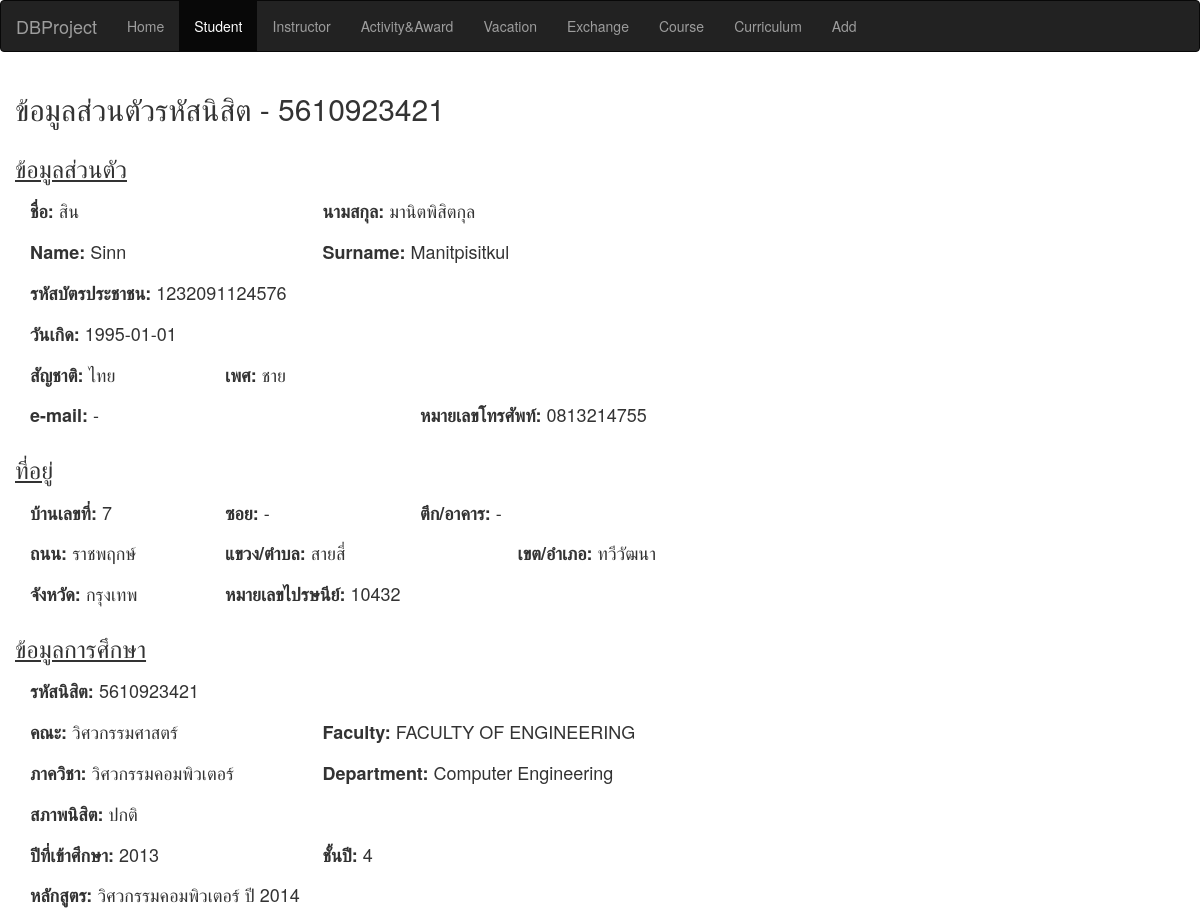
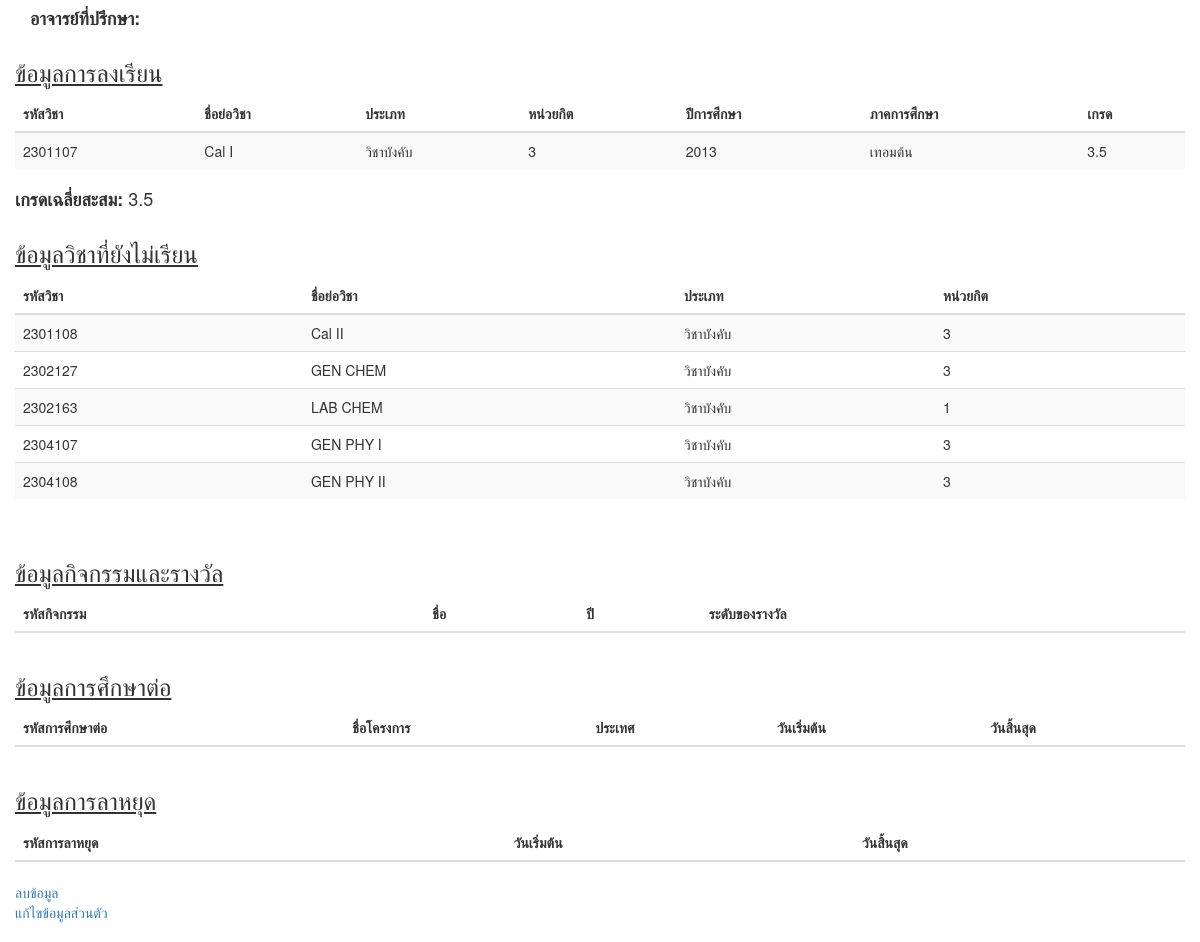
Page /student.php?sid=5610923421 on the committed database (2 pictures, top to bottom).
### tables this page shows
CREATE TABLE `study_in` (
  `cur_id` varchar(10) NOT NULL,
  `sid` varchar(10) NOT NULL,
  PRIMARY KEY (`cur_id`,`sid`),
  KEY `fk2_idx` (`sid`),
  CONSTRAINT `fk1` FOREIGN KEY (`cur_id`) REFERENCES `curriculum` (`cur_id`) ON DELETE NO ACTION ON UPDATE NO ACTION,
  CONSTRAINT `fk2` FOREIGN KEY (`sid`) REFERENCES `student` (`sid`) ON DELETE NO ACTION ON UPDATE NO ACTION
);

CREATE TABLE `curriculum` (
  `cur_id` varchar(10) NOT NULL,
  `cur_name` varchar(45) NOT NULL,
  `year` int(11) NOT NULL,
  `degree` varchar(45) NOT NULL,
  PRIMARY KEY (`cur_id`)
);

CREATE TABLE `take` (
  `year` int(11) NOT NULL,
  `semester` varchar(30) NOT NULL,
  `grade` float NOT NULL,
  `sid` varchar(10) NOT NULL,
  `national_id` varchar(13) NOT NULL,
  `sec_num` int(11) NOT NULL,
  `cid` varchar(10) NOT NULL,
  PRIMARY KEY (`sid`,`national_id`,`sec_num`,`cid`,`year`,`semester`),
  KEY `take_ibfk_2` (`sec_num`,`cid`),
  CONSTRAINT `take_ibfk_1` FOREIGN KEY (`sid`, `national_id`) REFERENCES `student` (`sid`, `national_id`) ON DELETE CASCADE ON UPDATE CASCADE,
  CONSTRAINT `take_ibfk_2` FOREIGN KEY (`sec_num`, `cid`) REFERENCES `section` (`sec_num`, `cid`) ON DELETE CASCADE ON UPDATE CASCADE
);

CREATE TABLE `course` (
  `cid` varchar(10) NOT NULL,
  `credit` int(11) NOT NULL,
  `c_sname` varchar(30) NOT NULL,
  `type` varchar(20) NOT NULL,
  `c_detail` varchar(360) DEFAULT NULL,
  PRIMARY KEY (`cid`),
  UNIQUE KEY `c_sname_UNIQUE` (`c_sname`)
);

### student.php (the view, shortened to what this page needs)
<?php
include('connect.php');
?>
<!DOCTYPE html>
<html lang="en">
<head>
  <link rel="stylesheet" href="https://maxcdn.bootstrapcdn.com/bootstrap/3.3.7/css/bootstrap.min.css">
</head>
<body>
<?php
$sid = $_GET["sid"];
$query = "SELECT *,year(curdate())-year_enrolled as 'years' FROM student NATURAL JOIN person NATURAL JOIN stay_in NATURAL JOIN department NATURAL JOIN part_of NATURAL JOIN faculty NATURAL JOIN live_in NATURAL JOIN address NATURAL JOIN departmentengname NATURAL JOIN facultyengname WHERE sid =".'"'.$sid.'"';
$result = $conn->query($query);
$house_num = $subdistrict = $district = $province = $national_id = $status = $year_enrolled = $behaviour_score = $firstname_th = $surname_th = $nationality = $gender = $firstname_en = $surname_en = $phone_num = $e_mail = $date_of_birth = $dname_th = $fname_th = $building = $road = $alley = $postal_code = $dname_eng = $fname_eng = $year = $GPAX = $cur_name =$year = "";
if ($result->num_rows > 0) {
    while($row = $result->fetch_assoc()) {
        $house_num = $row['house_num'];
        $subdistrict = $row['subdistrict'];
        $district = $row['district'];
        $province = $row['province'];
        $national_id = $row['national_id'];
        $status = $row['status'];
        $year_enrolled = $row['year_enrolled'];
        $firstname_th = $row['firstname_th'];
        $surname_th = $row['surname_th'];
        $nationality = $row['nationality'];
        $gender = $row['gender'];
        $firstname_en = $row['firstname_en'];
        $surname_en = $row['surname_en'];
        $phone_num = $row['phone_num'];
        $e_mail = $row['e_mail'];
        $date_of_birth = $row['date_of_birth'];
        $dname_th = $row['dname_th'];
        $fname_th = $row['fname_th'];
        $building = $row['building'];
        $road = $row['road'];
        $alley = $row['alley'];
        $postal_code = $row['postal_code'];
        $dname_eng = $row['dname_eng'];
        $fname_eng = $row['fname_eng'];
        $years = $row['years'];
    }
} else {
    echo "0 results";
}
$query = "SELECT * FROM study_in NATURAL JOIN curriculum WHERE sid =".'"'.$sid.'"';
$result = $conn->query($query);
if ($result->num_rows > 0) {
    while($row = $result->fetch_assoc()) {
$cur_name = $row['cur_name'];
        $year = $row['year'];
    }
}
?>
<nav class="navbar navbar-inverse">
  <div class="container-fluid">
    <div class="navbar-header">
      <a class="navbar-brand" href="#">DBProject</a>
    </div>
    <ul class="nav navbar-nav">
     <li><a href="home.php">Home</a></li>
      <li class="active"><a href="searchStudent.html">Student</a></li>
      <li><a href="searchInstructor.html">Instructor</a></li>
      <li><a href="searchActivity.html">Activity&Award</a></li>
       <li><a href="searchVacation.html">Vacation</a></li>
        <li><a href="searchExchange.html">Exchange</a></li>
       <li><a href="searchCourse.html">Course</a></li>
       <li><a href="searchCurriculum.html">Curriculum</a></li>
       <li><a href="addStudent.html">Add</a></li>
    </ul>
  </div>
</nav>
<div class = "container">
<div class="row">
<?php
echo"<h2>ข้อมูลส่วนตัวรหัสนิสิต -"." $sid</h2>";
?>
</div>
<div class="row">
<h3><u>ข้อมูลส่วนตัว</u></h3>
</div>
<div class = "row">
<div class = "col-md-3">
<?php
echo"<h4><b>ชื่อ:</b> "."$firstname_th<h4>";
?>
</div>
<div class = "col-md-3">
<?php
echo"<h4><b>นามสกุล:</b> "."$surname_th<h4>";
?>
</div>
</div>
<div class = "row">
<div class = "col-md-3">
<?php
echo"<h4><b>Name:</b> "."$firstname_en<h4>";
?>
</div>
<div class = "col-md-3">
<?php
echo"<h4><b>Surname:</b> "."$surname_en<h4>";
?>
</div>
</div>
<div class = "row">
<div class = "col-md-6">
<?php
echo"<h4><b>รหัสบัตรประชาชน:</b> "."$national_id<h4>";
?>
</div>
</div>
<div class = "row">
<div class = "col-md-6">
<?php
echo"<h4><b>วันเกิด:</b> "."$date_of_birth<h4>";
?>
</div>
</div>
<div class = "row">
<div class = "col-md-2">
<?php
echo"<h4><b>สัญชาติ:</b> "."$nationality<h4>";
?>
</div>
<div class = "col-md-2">
<?php
echo"<h4><b>เพศ:</b> "."$gender<h4>";
?>
</div>
</div>
<div class = "row">
<div class = "col-md-4">
<?php
echo"<h4><b>e-mail:</b> "."$e_mail<h4>";
?>
</div>
<div class = "col-md-3">
<?php
echo"<h4><b>หมายเลขโทรศัพท์:</b> "."$phone_num<h4>";
?>
</div>
</div>
<div class="row">
<h3><u>ที่อยู่</u></h3>
</div>
<div class = "row">
<div class = "col-md-2">
<?php
echo"<h4><b>บ้านเลขที่:</b> "."$house_num<h4>";
?>
</div>
<div class = "col-md-2">
<?php
echo"<h4><b>ซอย:</b> "."$alley<h4>";
?>
</div>
<div class = "col-md-2">
<?php
echo"<h4><b>ตึก/อาคาร:</b> "."$building<h4>";
?>
</div>
</div>
<div class = "row">
<div class = "col-md-2">
<?php
echo"<h4><b>ถนน:</b> "."$road<h4>";
?>
</div>
<div class = "col-md-3">
<?php
echo"<h4><b>แขวง/ตำบล:</b> "."$subdistrict<h4>";
?>
</div>
<div class = "col-md-3">
<?php
echo"<h4><b>เขต/อำเภอ:</b> "."$district<h4>";
?>
</div>
</div>
<div class = "row">
<div class = "col-md-2">
<?php
echo"<h4><b>จังหวัด:</b> "."$province<h4>";
?>
</div>
<div class = "col-md-3">
<?php
echo"<h4><b>หมายเลขไปรษนีย์:</b> "."$postal_code<h4>";
?>
</div>
</div>
<div class="row">
<h3><u>ข้อมูลการศึกษา</u></h3>
</div>
<div class = "row">
<div class = "col-md-4">
<?php
echo"<h4><b>รหัสนิสิต:</b> "."$sid<h4>";
?>
</div>
</div>
<div class = "row">
<div class = "col-md-3">
<?php
echo"<h4><b>คณะ:</b> "."$fname_th<h4>";
?>
</div>
<div class = "col-md-6">
<?php
echo"<h4><b>Faculty:</b> "."$fname_eng<h4>";
?>
</div>
</div>
<div class = "row">
<div class = "col-md-3">
<?php
echo"<h4><b>ภาควิชา:</b> "."$dname_th<h4>";
?>
</div>
<div class = "col-md-6">
<?php
echo"<h4><b>Department:</b> "."$dname_eng<h4>";
?>
</div>
</div>
<div class = "row">
<div class = "col-md-3">
<?php
echo"<h4><b>สภาพนิสิต:</b> "."$status<h4>";
?>
</div>
</div>
<div class = "row">
<div class = "col-md-3">
<?php
echo"<h4><b>ปีที่เข้าศึกษา:</b> "."$year_enrolled<h4>";
?>
</div>
<div class = "col-md-3">
<?php
if($status == "ปกติ"){
echo"<h4><b>ชั้นปี:</b> "."$years<h4>";
}
?>
</div>
</div>
<div class = "row">
<div class = "col-md-6">
<?php
echo"<h4><b>หลักสูตร:</b> "."$cur_name ปี "."$year </h4>";
?>
</div>
</div>
<?php
$tfirstname = "";
$tsurname = "";
?>
<div class = "row">
<div class = "col-md-5">
<?php
echo"<h4><b>อาจารย์ที่ปรึกษา:</b> "."$tfirstname  "."$tsurname </h4>";
?>
</div>
</div>
<div class="row">
<h3><u>ข้อมูลการลงเรียน</u></h3>
</div>
<div class="row">
<table class="table table-striped">
    <thead>
      <tr>
        <th>รหัสวิชา</th>
        <th>ชื่อย่อวิชา</th>
        <th>ประเภท</th>
        <th>หน่วยกิต</th>
        <th>ปีการศึกษา</th>
        <th>ภาคการศึกษา</th>
        <th>เกรด</th>
      </tr>
    </thead>
<tbody>
<?php
$grade_avg = 0.00;
$credit = 0;
$query = "SELECT year,semester,grade,cid,c_sname,type,credit FROM student NATURAL JOIN take NATURAL JOIN course WHERE sid =".'"'.$sid.'"';
$result = $conn->query($query);
if ($result->num_rows > 0) {
    while($row = $result->fetch_assoc()) {
     echo"<tr>";
       echo"<td>" . $row['cid'] . "</td>";
       echo"<td>" . $row['c_sname'] . "</td>";
       echo"<td>" . $row['type'] . "</td>";
       echo"<td>" . $row['credit'] . "</td>";
       $credit = $credit + $row['credit'];
       echo"<td>" . $row['year'] . "</td>";
       echo"<td>" . $row['semester'] . "</td>";
       echo"<td>" . $row['grade'] . "</td>";
       $grade_avg = $grade_avg + $row['credit']*$row['grade'];
    }
}
?>
</tbody>
</table>
<?php
if($credit != 0){
$grade_avg = $grade_avg/$credit;
echo("<h4><b>เกรดเฉลี่ยสะสม:</b> "."$grade_avg </h4>");}
?>
</div>
<div class="row">
<h3><u>ข้อมูลวิชาที่ยังไม่เรียน</u></h3>
</div>
<div class="row">
<table class="table table-striped">
    <thead>
      <tr>
        <th>รหัสวิชา</th>
        <th>ชื่อย่อวิชา</th>
        <th>ประเภท</th>
        <th>หน่วยกิต</th>
      </tr>
    </thead>
<tbody>
<?php
$query = "Select cid,c_sname,type,credit
from (SELECT cid from study_in natural join curriculum natural join consist_of where sid = ".'"'."$sid".'"'.") as table1 NATURAL JOIN course
where cid not in (SELECT cid from student NATURAL JOIN take NATURAL JOIN course WHERE sid = ".'"'."$sid".'"'." AND grade != 0)";
$result = $conn->query($query);
if ($result->num_rows > 0){
 while($row = $result->fetch_assoc()) {
      echo"<tr>";
       echo"<td>" . $row['cid'] . "</td>";
       echo"<td>" . $row['c_sname'] . "</td>";
       echo"<td>" . $row['type'] . "</td>";
       echo"<td>" . $row['credit'] . "</td>";
 }
}
?>
</tbody>
</table>
</div>
<br/>
<div class="row">
<h3><u>ข้อมูลกิจกรรมและรางวัล</u></h3>
</div>
<div class="row">
<table class="table table-striped">
    <thead>
      <tr>
        <th>รหัสกิจกรรม</th>
        <th>ชื่อ</th>
        <th>ปี</th>
        <th>ระดับของรางวัล</th>
      </tr>
    </thead>
</table>
</div>
<div class="row">
<h3><u>ข้อมูลการศึกษาต่อ</u></h3>
</div>
<div class="row">
<table class="table table-striped">
    <thead>
      <tr>
        <th>รหัสการศึกษาต่อ</th>
        <th>ชื่อโครงการ</th>
        <th>ประเทศ</th>
        <th>วันเริ่มต้น</th>
        <th>วันสิ้นสุด</th>
      </tr>
    </thead>
</table>
</div>
<div class="row">
<h3><u>ข้อมูลการลาหยุด</u></h3>
</div>
<div class="row">
<table class="table table-striped">
    <thead>
      <tr>
        <th>รหัสการลาหยุด</th>
        <th>วันเริ่มต้น</th>
        <th>วันสิ้นสุด</th>
      </tr>
    </thead>
</table>
</div>
<div class = "row">
<?php
echo("<a href=studentDelete.php?sid=".$sid.">ลบข้อมูล</a>");
?>
</div>
<div class = "row">
<?php
echo("<a href=editStudent.php?sid=".$sid.">แก้ไขข้อมูลส่วนตัว</a>");
?>
</div>
</div>
<br />
</body>
</html>

### rows in the picture
study_in: cur.cur_name "วิศวกรรมคอมพิวเตอร์", cur.year "2014"
take: cid "2301107", course.c_sname "Cal I", course.type "วิชาบังคับ", course.credit "3", year "2013", semester "เทอมต้น", grade "3.5"
course: cid "2301108", c_sname "Cal II", type "วิชาบังคับ", credit "3"
course: cid "2302127", c_sname "GEN CHEM", type "วิชาบังคับ", credit "3"
course: cid "2302163", c_sname "LAB CHEM", type "วิชาบังคับ", credit "1"
course: cid "2304107", c_sname "GEN PHY I", type "วิชาบังคับ", credit "3"
course: cid "2304108", c_sname "GEN PHY II", type "วิชาบังคับ", credit "3"

### other values in the picture
$sid "5610923421"
$firstname_th "สิน"
$surname_th "มานิตพิสิตกุล"
$firstname_en "Sinn"
$surname_en "Manitpisitkul"
$national_id "1232091124576"
$date_of_birth "1995-01-01"
$nationality "ไทย"
$gender "ชาย"
$e_mail "-"
$phone_num "0813214755"
$house_num "7"
$alley "-"
$building "-"
$road "ราชพฤกษ์"
